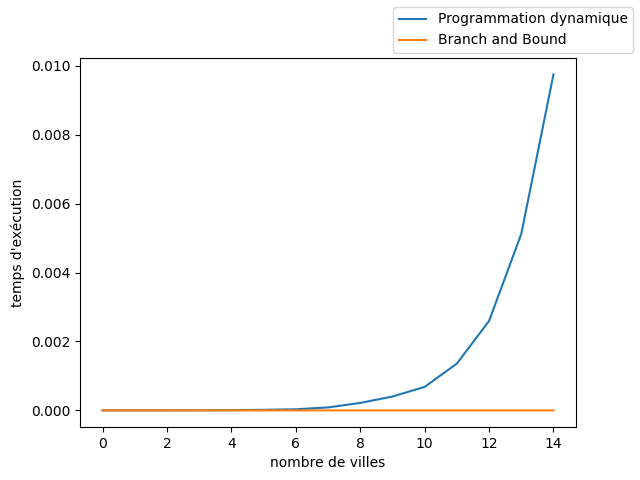

This figure's Python source:
import numpy as np
import matplotlib.pyplot as plt
import sys
import copy
import time


def load_points_1(file_name):
    file = open(file_name, 'r')
    Name = file.readline().strip().split()[1]
    FileType = file.readline().strip().split()[1]
    Comment = file.readline().strip().split()[1]
    Dimension = file.readline().strip().split()[1]
    EdgeWeightType = file.readline().strip().split()[1]
    print(Name)
    print(EdgeWeightType)
    test=file.readline().strip()
    print(test)
    print(test == "EDGE_WEIGHT_FORMAT: FUNCTION")
    while test != "NODE_COORD_SECTION":
        test = file.readline().strip()
        #print(test)

    points = []
    N = int(Dimension)
    pi = 3.141592
    for i in range(0, int(Dimension)):
        x, y = file.readline().strip().split()[1:]
        degx = int(float(x))
        minx = float(x) - degx
        radx = pi * (degx + 5.0 * minx / 3.0) / 180.0

        degy = int(float(y))
        miny = float(y) - degy
        rady = pi * (degy + 5.0 * miny / 3.0) / 180.0

        points.append([radx, rady])
    file.close()
    return points, N


def load_distances_1(points, N):

    distances = np.full(shape=(N, N),fill_value=-1,dtype=int)
    mini = 10000
    rrr = 6378.388
    pi = 3.141592

    q1 = 0
    q2 = 0
    q3 = 0

    for i in range(N):
        for j in range(N):
            if (i != j):
                q1 = np.cos(points[i][1] - points[j][1])
                q2 = np.cos(points[i][0] - points[j][0])
                q3 = np.cos(points[i][0] + points[j][0])
                distances[i, j] = (int)(rrr * np.arccos(0.5 * ((1.0 + q1) * q2 - (1.0 - q1) * q3)) + 1.0)
                # distances[i, j] = np.sqrt(
                # np.square(points[i][0] - points[j][0]) + np.square(points[i][1] - points[j][1]))
                if mini > distances[i, j]:
                    mini = distances[i, j]
    print("************************************ max = ", mini)
    return distances







def villes_candidates(ensemble_e):
    v_candidates = []
    for k in range(nb_villes - 1):
        if 1 & ensemble_e:
            v_candidates.append(k)
        ensemble_e = ensemble_e >> 1
    # print("les villes candidates sont"), v_candidates
    return v_candidates


def calculer_cout(solution, distances):
    nb_villes = len(solution)
    cout = 0

    for i in range(nb_villes - 1):
        cout = cout + distances[solution[i]][solution[i + 1]]

    return cout


def exclure_sommet(sommet_s, ensemble_e):
    a = 1 << sommet_s
    masque = ~ a
    return ensemble_e & masque



def Programation_dynamique(Graphe, nb_villes):

    tableau_dynamique = [{}]
    t1 = time.time()
    for i in range(nb_villes - 1):
        (tableau_dynamique[0])[i] = (Graphe[i, nb_villes - 1], i)

    for i in range((2 ** (nb_villes - 1)) - 1):
        ensemble = i + 1
        complement_ensemble = ~ ensemble
        tableau_dynamique.append({})
        villes_candidates_complement_ensemble = villes_candidates(complement_ensemble)
        villes_candidates_complement_ensemble.append(nb_villes - 1)
        for ville in villes_candidates_complement_ensemble:
            minimum = 100000
            dernier2 = nb_villes - 1
            for sommet in villes_candidates(ensemble):
                ensemble_reduit = exclure_sommet(sommet, ensemble)
                a, b = (tableau_dynamique[ensemble_reduit])[sommet]
                if Graphe[ville, sommet] + a < minimum:
                    minimum = Graphe[ville, sommet] + a
                    dernier2 = sommet
            (tableau_dynamique[ensemble])[ville] = (minimum, dernier2)
    time2 = time.time()



    m = (2 ** (nb_villes - 1)) - 1
    (c, d) = tableau_dynamique[m][nb_villes - 1]
    chemin_hamiltionien = [nb_villes - 1]
    indice_tab = (2 ** (nb_villes - 1)) - 1
    for i in reversed(range(nb_villes - 1)):
        x, y = (tableau_dynamique[indice_tab])[chemin_hamiltionien[nb_villes - 2 - i]]
        chemin_hamiltionien.append(y)
        indice_tab = exclure_sommet(y, indice_tab)

    cpt = Graphe[chemin_hamiltionien[0], chemin_hamiltionien[nb_villes - 1]]

    for i in range(nb_villes - 1):
        cpt = cpt + Graphe[chemin_hamiltionien[i], chemin_hamiltionien[i + 1]]

    #chemin_hamiltionien.append(chemin_hamiltionien[0])
    return chemin_hamiltionien, cpt



def courbe(Graphe, nb_villes):
    liste_p = [] #programmation d
    liste_b = [] # b&b
    x = []
    liste_b.insert(0,0)
    liste_p.insert(0,0)
    x.insert(0,0)
    for i in range(2, nb_villes+1):
        print("i = ", i)

        #Programmation dynamique
        time1 = time.time()
        Programation_dynamique(Graphe, i)
        time2 = time.time()
        liste_p.insert(i, (time2-time1)/60)


        #Branch and Bound
        time1 = time.time()
        ## Appel B&B
        time2 = time.time()
        liste_b.insert(i, (time2 - time1) / 60)


        x.insert(i,i)

    print(liste_p)
    Y1 = np.asarray(liste_p)
    Y2= np.asarray(liste_b)
    X = np.asarray(x)
    fig,ax = plt.subplots()
    ax.plot(X,Y1, label='Programmation dynamique')
    ax.plot(X,Y2, label='Branch and Bound')
    fig.legend()
    ax.set_ylabel('temps d\'exécution')
    ax.set_xlabel('nombre de villes')
    plt.savefig('courbe.png')

    plt.show()  # affiche la figure a l'ecran




file_name = 'burma14.tsp'
points, N = load_points_1(file_name)
distances = load_distances_1(points, N)
np.savetxt("distances.txt", distances)
nb_villes = N
Graphe = distances
courbe(Graphe, nb_villes)




#a, b = Programation_dynamique(Graphe, nb_villes)
